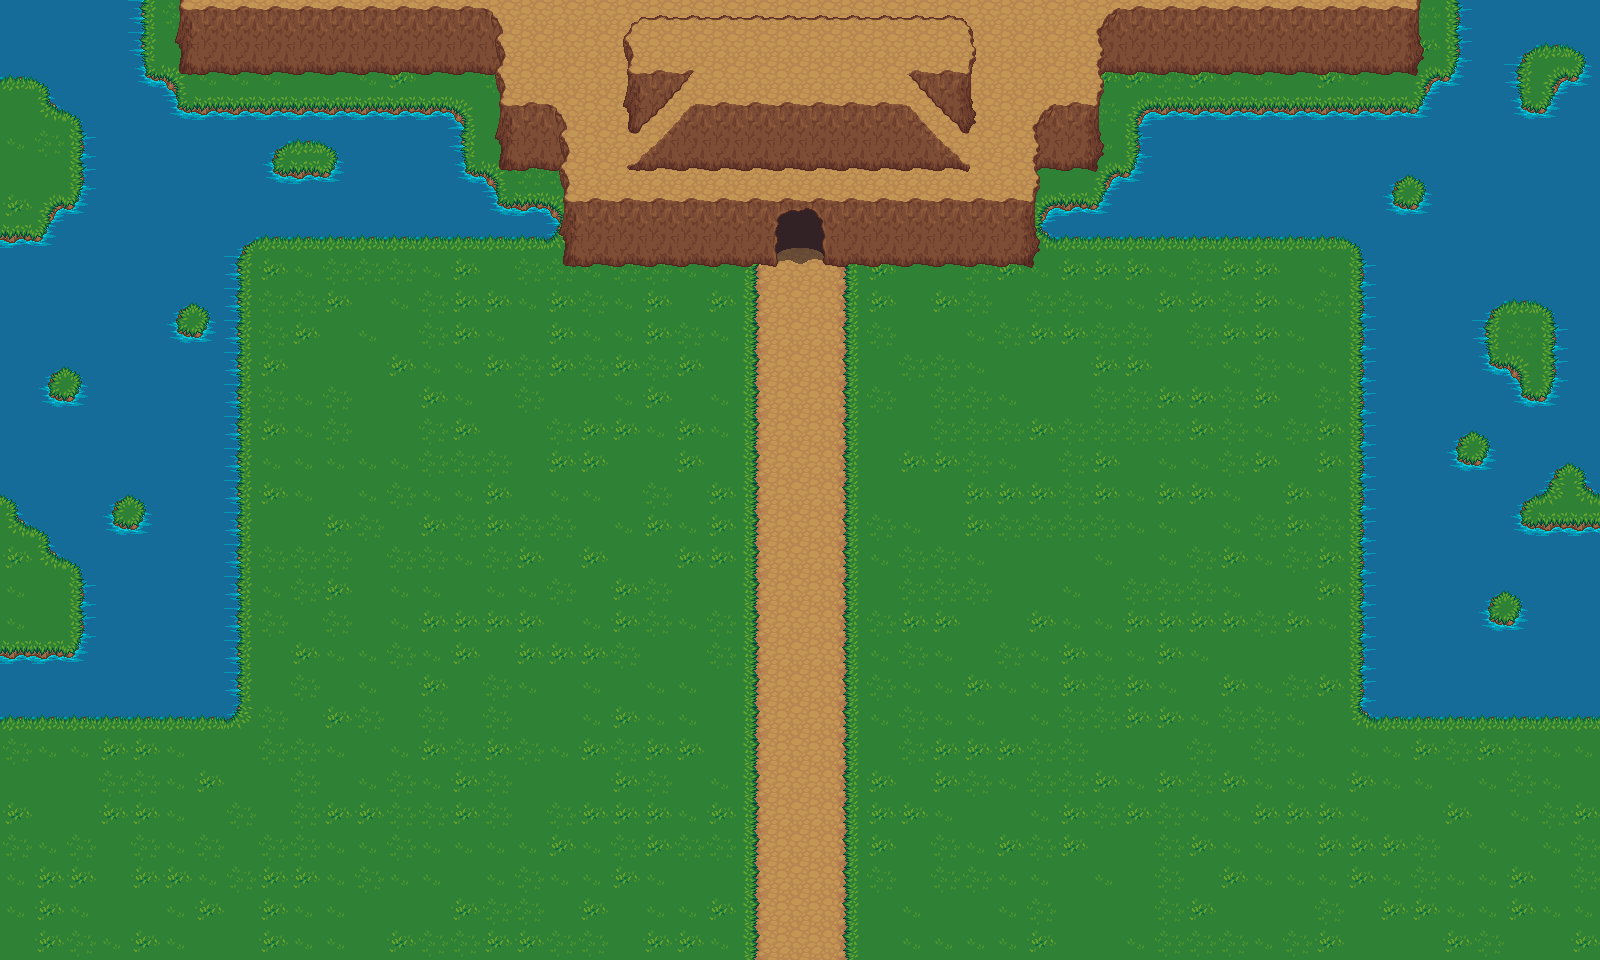

This is a level from a 2D game, rendered from its Tiled map with the project's own tilesets. A one-line summary and the map file follow, with tile-layer data summarised:
An orthogonal 50x30 tile map with 32x32 px tiles, 5 tile layers (Dirt, Grass, Water, Mountain_1, ...) and 4 objects.

<map version="1.2" tiledversion="1.2.3" orientation="orthogonal" renderorder="left-down" width="50" height="30" tilewidth="32" tileheight="32" infinite="0" nextlayerid="43" nextobjectid="34">
 <tileset firstgid="1" source="Terrain.tsx" />
 <layer id="33" name="Dirt" width="50" height="30">
  <data>[1500 cells, 92 non-empty, 6 distinct tile ids]</data>
 </layer>
 <layer id="34" name="Grass" width="50" height="30">
  <data>[1500 cells, 1456 non-empty, 9 distinct tile ids]</data>
 </layer>
 <layer id="38" name="Water" width="50" height="30">
  <data>[1500 cells, 424 non-empty, 13 distinct tile ids]</data>
 </layer>
 <layer id="39" name="Mountain_1" width="50" height="30">
  <data>[1500 cells, 228 non-empty, 22 distinct tile ids]</data>
 </layer>
 <layer id="42" name="Mountain_2" width="50" height="30">
  <data>[1500 cells, 72 non-empty, 33 distinct tile ids]</data>
 </layer>
 <objectgroup id="36" name="Colliders">
  <object id="26" x="0" y="704" width="1600" height="256" />
  <object id="31" x="0" y="256" width="256" height="448" />
  <object id="32" x="1344" y="256" width="256" height="448" />
  <object id="33" x="0" y="0" width="1600" height="256" />
 </objectgroup>
</map>
